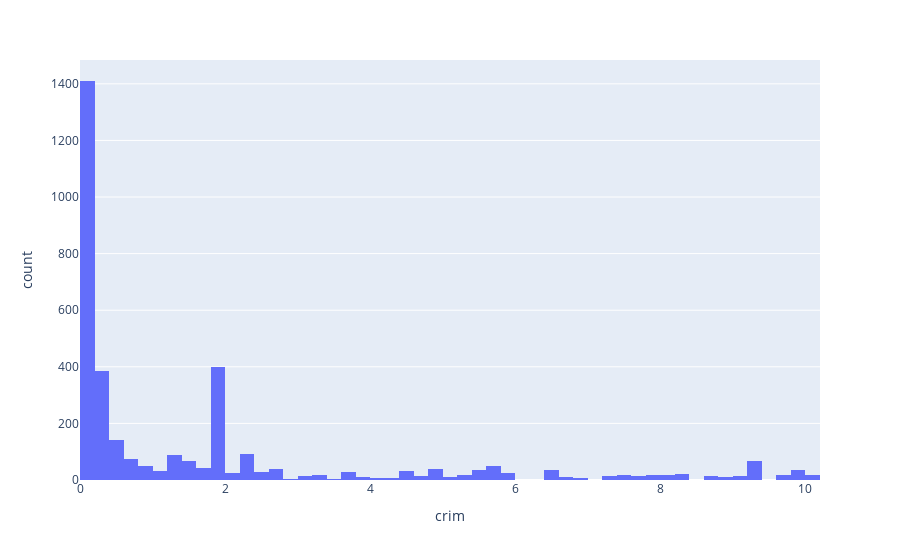

The notebook cell saved with this chart:
### Code cell
px.histogram(train['crim'],x="crim")

### Figure 1 — Plotly figure (JSON) as saved in the notebook; plotly's stock layout.template omitted (floating-point values rounded to 4 significant figures; data arrays with more than 128 entries replaced by an {"elided": "..."} marker saying what was removed)
{"data": [{"alignmentgroup": "True", "bingroup": "x", "hovertemplate": "crim=%{x}<br>count=%{y}<extra></extra>", "legendgroup": "", "marker": {"color": "#636efa", "pattern": {"shape": ""}}, "name": "", "offsetgroup": "", "orientation": "v", "showlegend": false, "type": "histogram", "x": {"elided": "3514 float values"}, "xaxis": "x", "yaxis": "y"}], "layout": {"barmode": "relative", "legend": {"tracegroupgap": 0}, "margin": {"t": 60}, "xaxis": {"anchor": "y", "domain": [0, 1], "title": {"text": "crim"}}, "yaxis": {"anchor": "x", "domain": [0, 1], "title": {"text": "count"}}}}
